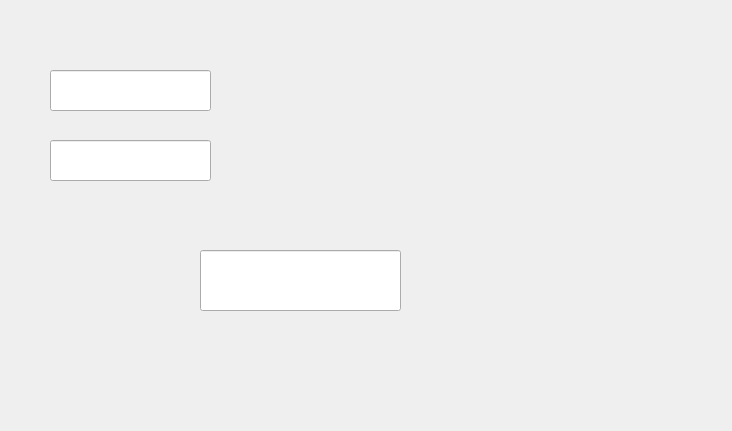
<?xml version="1.0" encoding="UTF-8"?>
<ui version="4.0">
 <class>Form</class>
 <widget class="QWidget" name="Form">
  <property name="geometry">
   <rect>
    <x>0</x>
    <y>0</y>
    <width>732</width>
    <height>431</height>
   </rect>
  </property>
  <property name="windowTitle">
   <string>Form</string>
  </property>
  <widget class="QLineEdit" name="lineEdit">
   <property name="geometry">
    <rect>
     <x>50</x>
     <y>70</y>
     <width>161</width>
     <height>41</height>
    </rect>
   </property>
  </widget>
  <widget class="QLineEdit" name="lineEdit_2">
   <property name="geometry">
    <rect>
     <x>50</x>
     <y>140</y>
     <width>161</width>
     <height>41</height>
    </rect>
   </property>
  </widget>
  <widget class="SoftKeyboard" name="lineEdit_3">
   <property name="geometry">
    <rect>
     <x>200</x>
     <y>250</y>
     <width>201</width>
     <height>61</height>
    </rect>
   </property>
  </widget>
 </widget>
 <customwidgets>
  <customwidget>
   <class>SoftKeyboard</class>
   <extends>QLineEdit</extends>
   <header location="global">softkeyboard.h</header>
  </customwidget>
 </customwidgets>
 <resources/>
 <connections/>
</ui>
